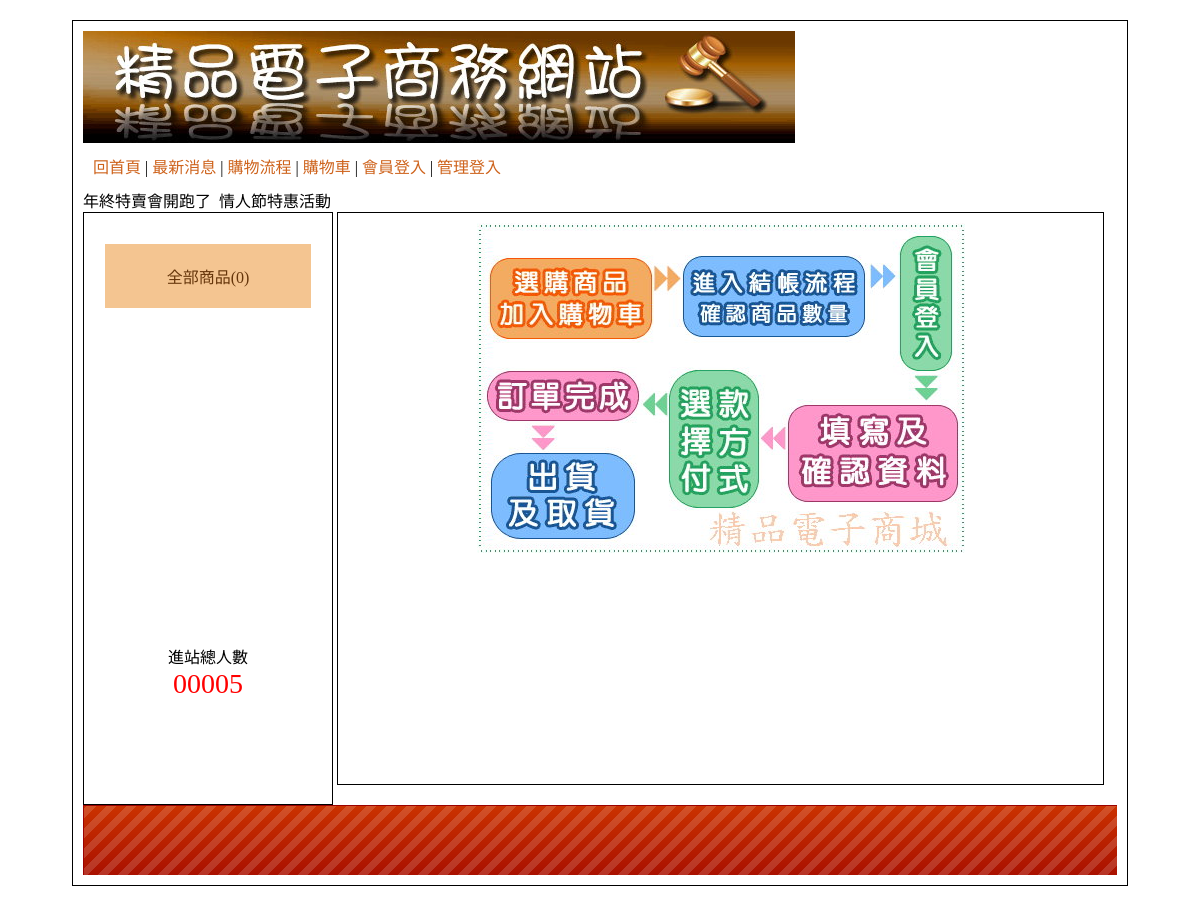
/?do=look, run on an earlier commit of the app's database.
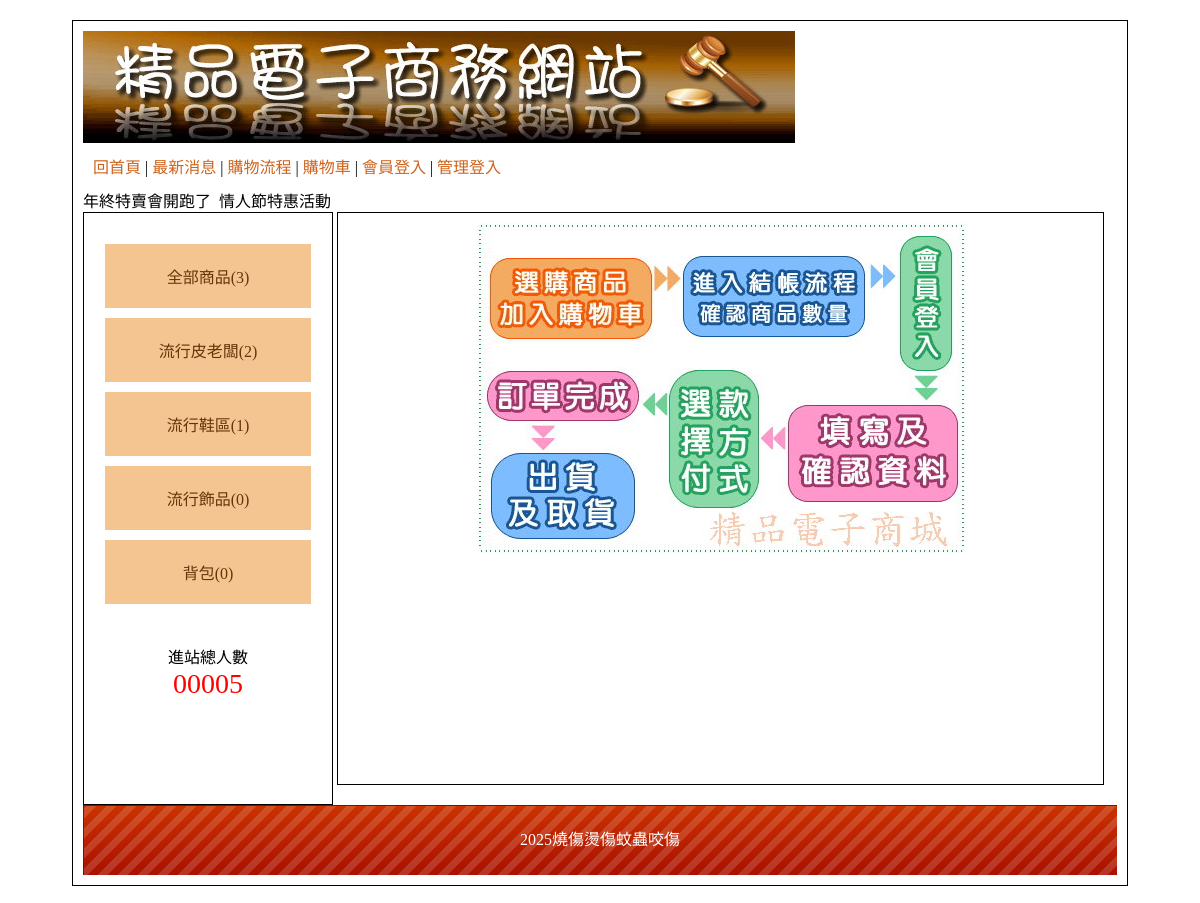
And on a later commit of the database.
### tables this page shows
CREATE TABLE `type` (
  `id` int(10) UNSIGNED NOT NULL,
  `name` text NOT NULL,
  `big_id` int(2) NOT NULL
);

CREATE TABLE `bot` (
  `id` int(10) UNSIGNED NOT NULL,
  `bottom` text NOT NULL
);

### api/db.php (called while the page is built, shortened)
<?php
class DB{
private $dsn="mysql:host=localhost;dbname=db11;charset=utf8";
private $pdo;
private $table;
function __construct($table){
    $this->table=$table;
    $this->pdo=new PDO($this->dsn,"root",'');
}
function all(...$arg){
    $sql="select * from $this->table ";
    if(isset($arg[0])){
        if(is_array($arg[0])){
            $tmp=$this->arraytosql($arg[0]);
            $sql=$sql." where ".join(" AND " , $tmp);
        }else{
            $sql .= $arg[0];
        }
    }
    return $this->pdo->query($sql)->fetchAll(PDO::FETCH_ASSOC);
}
function count(...$arg){
    $sql="select count(*) from $this->table ";
    if(isset($arg[0])){
        if(is_array($arg[0])){
            $tmp=$this->arraytosql($arg[0]);
            $sql=$sql." where ".join(" AND " , $tmp);
        }else{
            $sql .= $arg[0];
        }
    }
    return $this->pdo->query($sql)->fetchColumn();
}
function find($id){
    $sql="select * from $this->table ";
    if(is_array($id)){
        $tmp=$this->arraytosql($id);
        $sql=$sql." where ".join(" AND " , $tmp);
    }else{
        $sql .= " WHERE `id`='$id'";
    }
    return $this->pdo->query($sql)->fetch(PDO::FETCH_ASSOC);
}
private function arraytosql($array){
    $tmp=[];
    foreach($array as $key => $value){
        $tmp[]="`$key`='$value'";
    }
    return $tmp;
}
}
$Type=new DB('type');
$Bot=new DB('bot');
$Item=new DB('item');

### index.php (the view, shortened to what this page needs)
<?php include_once "./api/db.php";?>
<!DOCTYPE html PUBLIC "-//W3C//DTD XHTML 1.0 Transitional//EN" "http://www.w3.org/TR/xhtml1/DTD/xhtml1-transitional.dtd">
<html xmlns="http://www.w3.org/1999/xhtml"><head><meta http-equiv="Content-Type" content="text/html; charset=UTF-8">
<link href="./css/css.css" rel="stylesheet" type="text/css">
</head>
<body>
	<div id="main">
    	<div id="top">
        	<a href="?">
            	<img src="./icon/0416.jpg">
            </a>
                        <div style="padding:10px;">
                <a href="?">回首頁</a> |
                <a href="?do=news">最新消息</a> |
                <a href="?do=look">購物流程</a> |
                <a href="?do=buycart">購物車</a> |
                <?php
                if(isset($_SESSION['login'])){
                        echo "<a href='./api/logout.php'>";
                        echo "登出";
                        echo "</a> ";
                }else{
                        echo "<a href='?do=login'>";
                        echo "會員登入";
                        echo "</a> ";
                }
                ?>
                |
                <?php
                if(isset($_SESSION['admin'])){
                        echo "<a href='back.php'>";
                        echo "返回管理";
                        echo "</a> ";
                }else{
                        echo "<a href='?do=admin'>";
                        echo "管理登入";
                        echo "</a> ";
                }
                ?>
           </div>
           <marquee>
                年終特賣會開跑了&nbsp;&nbsp;情人節特惠活動 &nbsp;&nbsp; </div>
        <div id="left" class="ct">
        	<div style="min-height:400px;">
                <a href="?type=0">全部商品(<?=$Item->count();?>)</a>
                <?php
                $bigs=$Type->all(['big_id'=>0]);
                foreach($bigs as $big):
                ?>
                <div class="ww">
                <a href="?type=<?=$big['id'];?>"><?=$big['name'];?>(<?=$Item->count(['big'=>$big['id']]);?>)</a>
                        <?php
                echo "</div>";
                endforeach;
                ?>
        	</div>
            <span>
            	<div>進站總人數</div>
                <div style="color:#f00; font-size:28px;">
                	00005
                </div>
            </span>
                    </div>
        <div id="right">
        <?php
        $do=$_GET['do']??'main';
        $file="./front/{$do}.php";
        if(file_exists($file)){
                include $file;
        }else{
                include "./front/main.php";
        }
        ?>
        </div>
        <div id="bottom" style="line-height:70px;background:url(./icon/bot.png); color:#FFF;" class="ct">
        	<?=$Bot->find(1)['bottom'];?>       </div>
    </div>
</body></html>

### front/look.php
<div class="ct"><img src="./icon/0401.jpg" alt=""></div>

### css/css.css (style rules this page uses)
body { font-family:"微軟正黑體"; }
#main { width:1034px; padding:10px; margin:20px auto 20px auto; border:#000 solid 1px; min-height:768px; }
#top a { color:#CE631C; text-decoration:none; }
#left { display:inline-block; width:20%; padding:2%; min-height:550px; vertical-align:top; border:#000 1px solid; }
#left a { display:block; padding:20px 5px 20px 5px; text-decoration:none; background:#F4C591; margin:10px auto 10px auto; color:#65350A; }
.ct { text-align:center; }
#right { display:inline-block; width:72%; padding:1%; min-height:550px; border:#000 1px solid; }
#bottom { height:70px; background-size:cover; }

What changed in the data, as far as the page shows it:
added type: name "流行皮老闆", count "2"
added type: name "流行鞋區", count "1"
added type: name "流行飾品", count "0"
added type: name "背包", count "0"
added bot: bottom "2025燒傷燙傷蚊蟲咬傷"
Also different on the page:
$Item->count(): "0" → "3"
